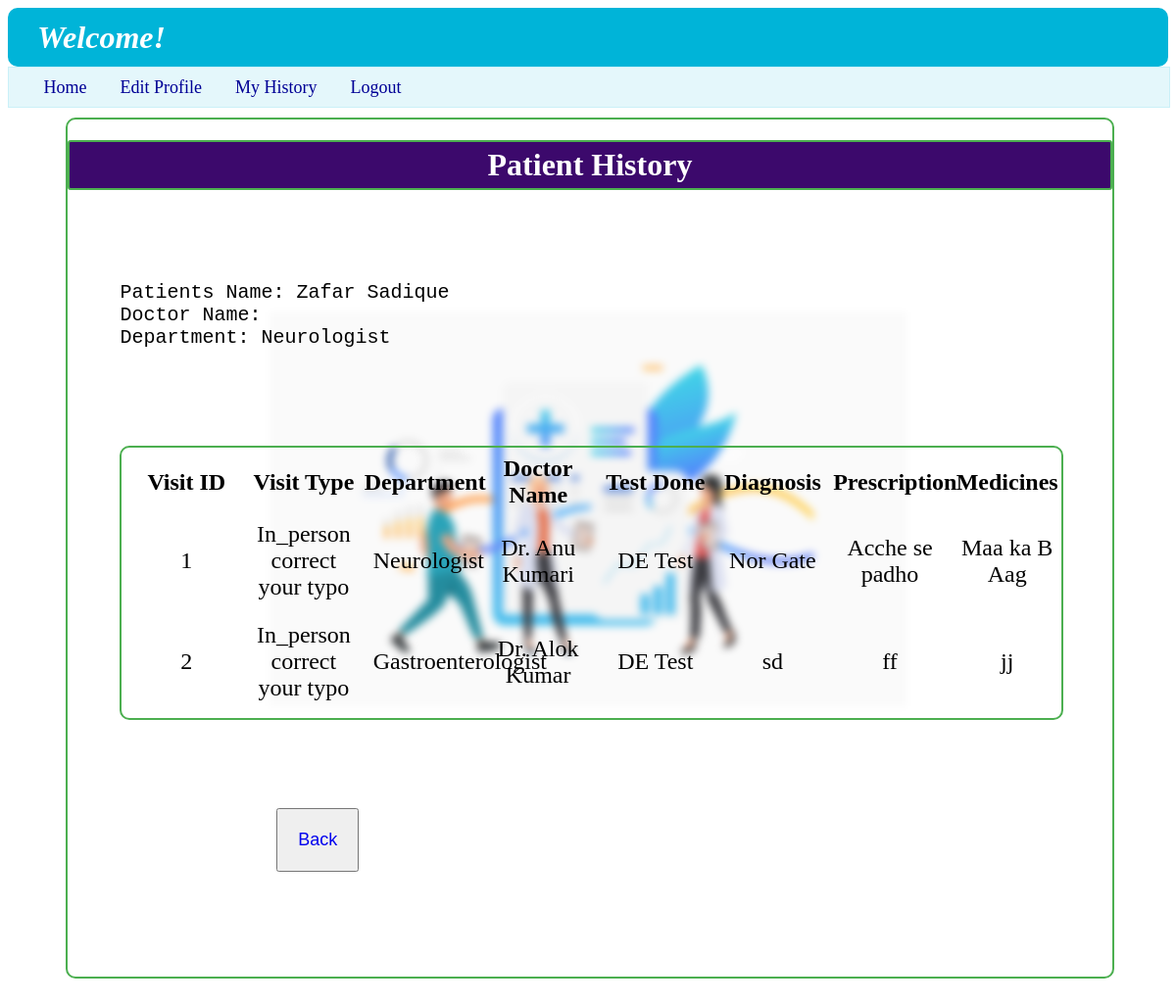
/user_hist/1, run on the app's committed database.
### backend/models.py (models this page shows)
class User_Info(db.Model):
    __tablename__ = "user_info"
    id=db.Column(db.Integer,primary_key=True,autoincrement=True)
    full_name=db.Column(db.String,nullable=False)
    email=db.Column(db.String,unique=True,nullable=False)
    password=db.Column(db.String,nullable=False)
    role=db.Column(db.Integer,default=1)
    is_blacklist=db.Column(db.Integer,default=0)
    appointments=db.relationship("Appointments",cascade="all,delete",backref="user_info",lazy=True)

class Department(db.Model):
    __tablename__ = "department"
    id=db.Column(db.String,primary_key=True,nullable=False)
    specialization=db.Column(db.String,nullable=False)
    description=db.Column(db.String,nullable=False)
    doctor=db.relationship("Doctor_Info",cascade="all,delete",backref="department",lazy=True)

class Appointments(db.Model):
    __tablename__ = "appointments"
    id=db.Column(db.Integer,primary_key=True)
    user_id=db.Column(db.Integer,db.ForeignKey("user_info.id"),nullable=False)
    doctor_id=db.Column(db.Integer,db.ForeignKey("doctor_info.id"),nullable=False)
    date=db.Column(db.Date,nullable=False)
    time_slot=db.Column(db.String,nullable=False)
    vist_type=db.Column(db.String,nullable=True)#please correct typo vist-> visit
    status=db.Column (db.String,nullable=False,default="Incomplete")
    diagnosis=db.Column(db.String,nullable=True)
    prescription=db.Column(db.String,nullable=True)
    test_done=db.Column(db.String,nullable=True)
    medicines=db.Column(db.String,nullable=True)

class Doctor_Info(db.Model):
    __tablename__ = "doctor_info"
    id=db.Column(db.Integer,primary_key=True)
    full_name=db.Column(db.String,nullable=False)
    email=db.Column(db.String,unique=True,nullable=False)
    password=db.Column(db.String,nullable=False)
    dept_id=db.Column(db.String,db.ForeignKey("department.id"),nullable=False)
    experience=db.Column(db.Integer,nullable=False)
    bio=db.Column(db.String,nullable=False)
    is_blacklist=db.Column(db.Integer,default=0)
    appointments=db.relationship("Appointments",cascade="all,delete",backref="doctor_info",lazy=True)
    availability=db.relationship("Availability",cascade="all,delete",backref="doctor_info",lazy=True)

### backend/controllers.py (the view)
@app.route("/user_hist/<u_id>")
def user_hist(u_id):
    u_id=int(u_id)
    p_h=Appointments.query.filter_by(user_id=u_id).all()
    print("_______________",p_h,type(u_id),u_id)
    return render_template("user_history.html",history_list=p_h,u_id=u_id)

### templates/user_history.html
{%extends "user_layout.html"%}
{%block content%}
    <div class="login_panel" style="border-color: rgb(76, 175, 80); width: 90%; margin-left: 5%;">
        <h1 style="text-align: center; font-weight: bold; border: 2px solid rgb(76, 175, 80); background-color: rgb(60,9,108); color: white; border-radius: 3px; padding: 5px; ">Patient History</h1>
        <br>
        {%if history_list%}
        <pre style="margin: 5%; font-size: x-large;">
Patients Name: {{history_list[0].user_info.full_name}}
Doctor Name:
Department: {{history_list[0].doctor_info.department.specialization}}
        </pre>
        <div class="login_panel" style="width: 90%; margin-left: 5%; border: 2px solid rgb(76, 175, 80)">
            <table class="table_user_dashboard" style="margin: 5px;">
                <thead style="margin: 10px;">
                    <th>Visit ID</th>
                    <th>Visit Type</th>
                    <th>Department</th>
                    <th>Doctor Name</th>
                    <th>Test Done</th>
                    <th>Diagnosis</th>
                    <th>Prescription</th>
                    <th>Medicines</th>
                </thead>
                <tbody>
                    {%for h in history_list%}
                    <tr>
                        <td>{{h.id}}</td>
                        <td>{{h.vist_type}} correct your typo</td>
                        <td>{{h.doctor_info.department.specialization}}</td>
                        <td>{{h.doctor_info.full_name}}</td>
                        <td>{{h.test_done}}</td>
                        <td>{{h.diagnosis}}</td>
                        <td>{{h.prescription}}</td>
                        <td>{{h.medicines}}</td>
                    </tr>
                    {%endfor%}
                </tbody>
            </table>
        </div>
        <br>
        <div>
            <button style="font-size: large; padding: 20px; margin: 3% 20% 10% 20%;"><a href="{{url_for('user_dashboard',u_id=u_id)}}">Back</a>
        </div>
        {%else%}
        <h3>----No Records are found----</h3>
        {%endif%}
    </div>
{%endblock%}

### static/style.css (style rules this page uses)
body { background-image: url("https://static.vecteezy.com/system/resources/thumbnails/002/072/163/small_2x/doctor-injecting-coronavirus-vaccine-to-a-patient-concept-free-vector.jpg"); background-repeat: no-repeat; background-size: 650px 650px; background-position: center; background-attachment: fixed; filter: saturate(1.0); z-index: -4; backdrop-filter: blur(4px); }
.login_panel { height: auto; width: 60%; margin: 10px 20% 40px 20%; border: 2px double rgb(0, 180, 216); border-radius: 10px; }
.table_user_dashboard { align-content: center; margin: 30px; font-size: x-large; }
table { width: 100%; table-layout: fixed; }
td { text-align: center; padding: 10px; }
a { text-decoration: none; }

### data on the page
User_Info: full_name "Zafar Sadique"
Department: specialization "Neurologist"
Appointments: id "1", vist_type "In_person", doctor_info.department.specialization "Neurologist", doctor_info.full_name "Dr. Anu Kumari", test_done "DE Test", diagnosis "Nor Gate", prescription "Acche se padho", medicines "Maa ka B Aag"
Appointments: id "2", vist_type "In_person", doctor_info.department.specialization "Gastroenterologist", doctor_info.full_name "Dr. Alok Kumar", test_done "DE Test", diagnosis "sd", prescription "ff", medicines "jj"
